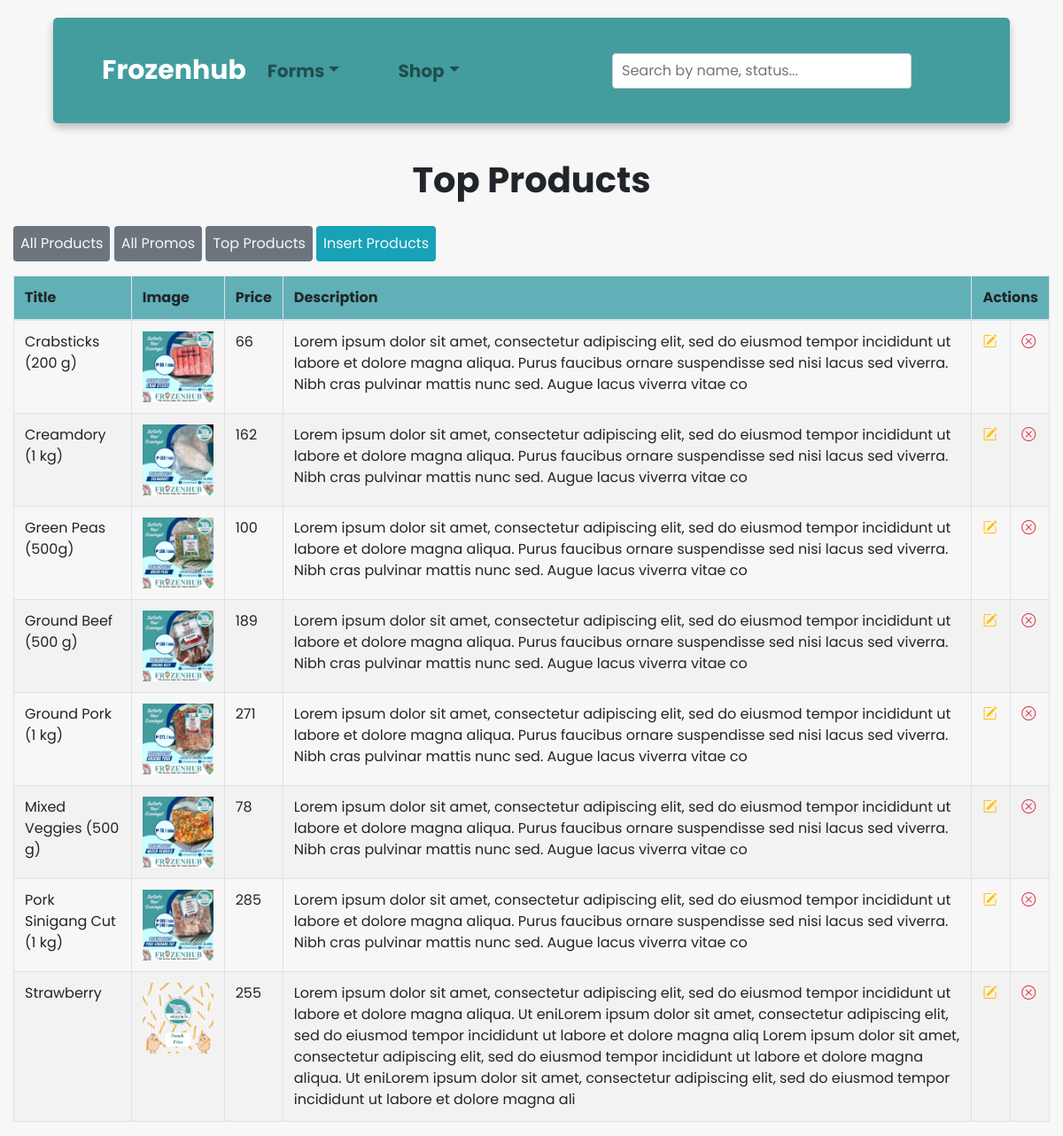
The page /admin/index.php?view_top (signed in) on the database its author committed.
### tables this page shows
CREATE TABLE `products` (
  `product_id` int(11) NOT NULL,
  `product_title` varchar(250) DEFAULT NULL,
  `product_code` bigint(25) DEFAULT NULL,
  `product_description` varchar(500) DEFAULT NULL,
  `product_price` bigint(250) DEFAULT NULL,
  `product_image` varchar(255) DEFAULT NULL,
  `category_id` int(11) DEFAULT NULL,
  `date` timestamp NOT NULL DEFAULT current_timestamp() ON UPDATE current_timestamp()
);

### admin/shop/view_top.php (the view, shortened to what this page needs)
<div class="container-fluid">
  <h1 class="text-center" style="padding: 20px; font-weight:bold">Top Products</h1>
  <a href="index.php?view_products" class="btn btn-secondary p-2 py-2 border-0 text-decoration-none text-light mb-3">All Products</a>
  <a href="index.php?view_promos" class="btn btn-secondary p-2 py-2 border-0 text-decoration-none text-light mb-3">All Promos</a>
  <a href="index.php?view_top" class="btn btn-secondary p-2 py-2 border-0 text-decoration-none text-light mb-3">Top Products</a>
  <a href="index.php?insert_products" class="btn btn-info p-2 py-2 border-0 text-decoration-none text-light mb-3">Insert Products</a>
        <table id="table" class="table table-stripped table-bordered dataTable responsive display nowrap no-footer dtr-inline collapsed printTable darkBG" role="grid" cellspacing="0" style="width:100%">
        <thead style="background-color: #61b0b7">
        <tr>
            <th>Title</th>
            <th>Image </th>
            <th>Price </th>
            <th>Description </th>
		        <th colspan="2">Actions</th>
        </tr>
</thead>
<tbody>
<?php
                    $category_query="SELECT * FROM products WHERE category_id = '1'  ORDER BY date";
                    $result_category= mysqli_query($conn,$category_query);
                    while($row = mysqli_fetch_assoc($result_category)) {
                        $product_code = $row["product_code"];
                        $product_title = $row["product_title"];
                        $product_image = $row["product_image"];
                        $product_price = $row["product_price"];
                        $product_description = $row["product_description"];
                        echo "
            <tr>
            <td> $product_title</td>
            <td> <img src = './products_images/$product_image' width='80px;' height='80px;'> </td>
            <td> $product_price</td>
            <td>$product_description</td>
            <td>
            <a href ='./index.php?edit_products=".$product_code."' class='text-warning'><i class='bi bi-pencil-square'></i></a>";?>
            <?php
            echo"
            </td>
            <td>
            <a href = './shop/delete_products.php?id=".$product_code."' class='text-danger'><i class='bi bi-x-circle'></i></a>
             </td>
            ";
            }?>
    </tbody>

### style.css (style rules this page uses)
tr:nth-child(even) { background-color: #f2f2f2; }

### rows shown on the page
products: product_title "Crabsticks (200 g)", product_image (picture), product_price "66", product_description "Lorem ipsum dolor sit amet, consectetur adipiscing elit, sed do eiusmod tempor incididunt ut labore et dolore magna aliqua. Purus faucibus ornare suspendisse sed nisi lacus sed viverra. Nibh cras pulvinar mattis nunc sed. Augue lacus viverra vitae co"
products: product_title "Creamdory (1 kg)", product_image (picture), product_price "162", product_description "Lorem ipsum dolor sit amet, consectetur adipiscing elit, sed do eiusmod tempor incididunt ut labore et dolore magna aliqua. Purus faucibus ornare suspendisse sed nisi lacus sed viverra. Nibh cras pulvinar mattis nunc sed. Augue lacus viverra vitae co"
products: product_title "Green Peas (500g)", product_image (picture), product_price "100", product_description "Lorem ipsum dolor sit amet, consectetur adipiscing elit, sed do eiusmod tempor incididunt ut labore et dolore magna aliqua. Purus faucibus ornare suspendisse sed nisi lacus sed viverra. Nibh cras pulvinar mattis nunc sed. Augue lacus viverra vitae co"
products: product_title "Ground Beef (500 g)", product_image (picture), product_price "189", product_description "Lorem ipsum dolor sit amet, consectetur adipiscing elit, sed do eiusmod tempor incididunt ut labore et dolore magna aliqua. Purus faucibus ornare suspendisse sed nisi lacus sed viverra. Nibh cras pulvinar mattis nunc sed. Augue lacus viverra vitae co"
products: product_title "Ground Pork (1 kg)", product_image (picture), product_price "271", product_description "Lorem ipsum dolor sit amet, consectetur adipiscing elit, sed do eiusmod tempor incididunt ut labore et dolore magna aliqua. Purus faucibus ornare suspendisse sed nisi lacus sed viverra. Nibh cras pulvinar mattis nunc sed. Augue lacus viverra vitae co"
products: product_title "Mixed Veggies (500 g)", product_image (picture), product_price "78", product_description "Lorem ipsum dolor sit amet, consectetur adipiscing elit, sed do eiusmod tempor incididunt ut labore et dolore magna aliqua. Purus faucibus ornare suspendisse sed nisi lacus sed viverra. Nibh cras pulvinar mattis nunc sed. Augue lacus viverra vitae co"
products: product_title "Pork Sinigang Cut (1 kg)", product_image (picture), product_price "285", product_description "Lorem ipsum dolor sit amet, consectetur adipiscing elit, sed do eiusmod tempor incididunt ut labore et dolore magna aliqua. Purus faucibus ornare suspendisse sed nisi lacus sed viverra. Nibh cras pulvinar mattis nunc sed. Augue lacus viverra vitae co"
products: product_title "Strawberry", product_image (picture), product_price "255", product_description "Lorem ipsum dolor sit amet, consectetur adipiscing elit, sed do eiusmod tempor incididunt ut labore et dolore magna aliqua. Ut eniLorem ipsum dolor sit amet, consectetur adipiscing elit, sed do eiusmod tempor incididunt ut labore et dolore magna aliq Lorem ipsum dolor sit amet, consectetur adipiscing elit, sed do eiusmod tempor incididunt ut labore et dolore magna aliqua. Ut eniLorem ipsum dolor sit amet, consectetur adipiscing elit, sed do eiusmod tempor incididunt ut labore et dolore magna ali"
